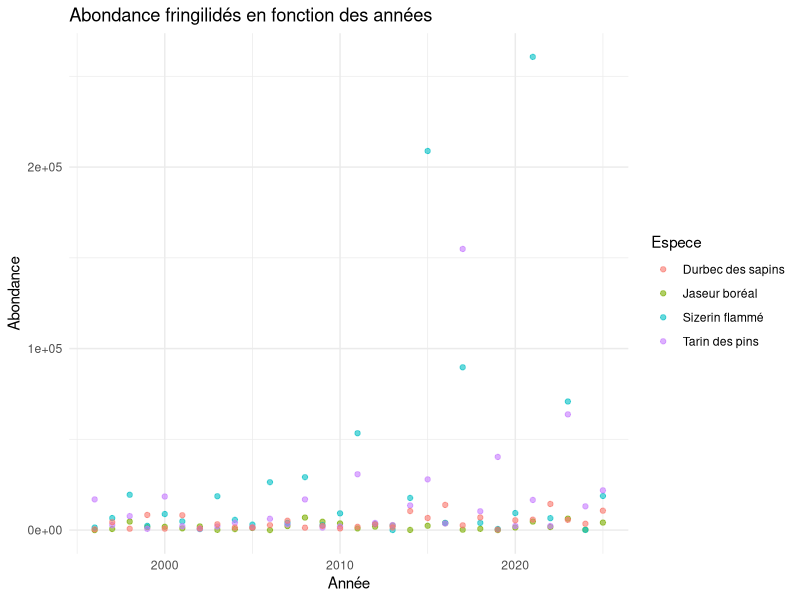

Reproduce this figure in R.
#Librarie
library(readxl)
library(dplyr)
library(ggplot2)
install.packages("tidyr")
library(tidyr)
# Importe le jeu de données
abond <- read_excel("Abondance.xlsx")
summary(abond)

# Créer colonne abondance
abond2 <- abond %>%
  pivot_longer(
    cols = c(`Jaseur boréal`, `Sizerin flammé`, 
             `Tarin des pins`, `Durbec des sapins`),
    names_to = "Espece",
    values_to = "Abondance"
  )
summary(abond2)

# Visualisation condition selon les années
ggplot(abond2, aes(x = Année, y = `Abondance`, color= Espece)) +
  geom_point(alpha = 0.6) + # ajoute les points
  theme_minimal() +
  labs(
    title = "Abondance fringilidés en fonction des années",
    y = "Abondance", 
    color = "Espece"
  )  
